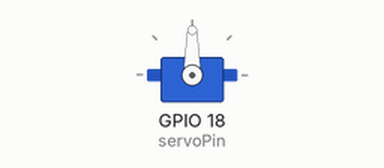
This program was run on a simulated ESP32. Parts: servo. WiFi joins after 1.5 s; servers stay silent unless stated; the Firebase database answers and starts empty; not simulated (calls return 0 or success): Credentials.h; what the program prints to the serial monitor is not drawn.

Above: at 0.1 s.
At 2.0 s:
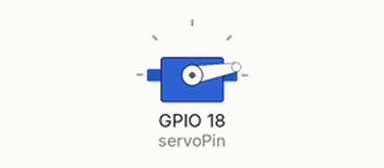
At 8.0 s:
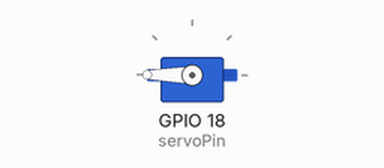
Timing chart, 0 to 9.5 s (numbered marks = the images above):
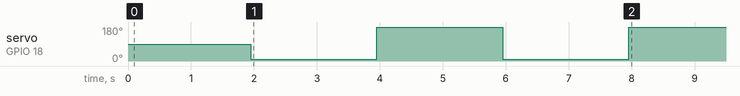

The program:

main.cpp
```cpp
#include <WiFi.h>
#include <FirebaseESP32.h>
#include <ESP32Servo.h>

#include <Credentials.h>

//2. Define FirebaseESP8266 data object for data sending and receiving
FirebaseData fbdo;

Servo myservo;
int servoPin = 18;      // GPIO pin used to connect the servo control (digital out)
// Possible ADC pins on the ESP32: 0,2,4,12-15,32-39; 34-39 are recommended for analog input
int ADC_Max = 4096;

void dispense() {
myservo.write(10);                  // set the servo position according to the scaled value
  delay(2000);
  myservo.write(180);                  // set the servo position according to the scaled value
  delay(2000);
}
void setup()
{
	// Allow allocation of all timers
	ESP32PWM::allocateTimer(0);
	ESP32PWM::allocateTimer(1);
	ESP32PWM::allocateTimer(2);
	ESP32PWM::allocateTimer(3);
    myservo.setPeriodHertz(50);// Standard 50hz servo
  myservo.attach(servoPin, 500, 2400);

  Serial.begin(115200);

  WiFi.begin(WIFI_SSID, WIFI_PASSWORD);
  Serial.print("Connecting to Wi-Fi");
  while (WiFi.status() != WL_CONNECTED)
  {
    Serial.print(".");
    delay(300);
  }
  Serial.println();
  Serial.print("Connected with IP: ");
  Serial.println(WiFi.localIP());
  Serial.println();

  Firebase.begin(FIREBASE_HOST, FIREBASE_AUTH);

  //4. Enable auto reconnect the WiFi when connection lost
  Firebase.reconnectWiFi(true);

  //5. Try to set int data to Firebase
  //The set function returns bool for the status of operation
  //fbdo requires for sending the data
  if(Firebase.setInt(fbdo, "/LED_Status", 1))
  {
    //Success
     Serial.println("Set int data success");

  }else{
    //Failed?, get the error reason from fbdo

    Serial.print("Error in setInt, ");
    Serial.println(fbdo.errorReason());
  }

//int[] schedule = new int[7];
 int schedule[7];
  //6. Try to get int data from Firebase
  //The get function returns bool for the status of operation
  //fbdo requires for receiving the data
  if(Firebase.getString(fbdo, "/Pills/pill1/Schedule"))
  {
    //Success
    Serial.print("Get int data success, int = ");

    String sch = fbdo.stringData();
     for (int i = 0; i < 12; i++){
         String t =sch.substring(i-1,i);
         if (t == ",") continue;
        Serial.println(t);
        schedule[i] = t.toInt();
   // Serial.println(schedule[i]);
     }
     //schedule = sch.split(",");
     //char* command = strtok(sch, ",");
     //String str = "123 456 789";

    Serial.println(fbdo.stringData());

  }else{
    //Failed?, get the error reason from fbdo

    Serial.print("Error in getInt, ");
    Serial.println(fbdo.errorReason());
  }

  /*
  In case where you want to set other data types i.e. bool, float, double and String, you can use setBool, setFloat, setDouble and setString.
  If you want to get data which you known its type at specific node, use getInt, getBool, getFloat, getDouble, getString.
  If you don't know the data type at specific node, use get and check its type.
  The following shows how to get the variant data
  */

 if(Firebase.get(fbdo, "/"))
  {
    //Success
    Serial.print("Get variant data success, type = ");
    Serial.println(fbdo.dataType());

    if(fbdo.dataType() == "int"){
      Serial.print("data = ");
      Serial.println(fbdo.intData());
    }else if(fbdo.dataType() == "bool"){
      if(fbdo.boolData())
        Serial.println("data = true");
      else
        Serial.println("data = false");
    }

  }else{
    //Failed?, get the error reason from fbdo

    Serial.print("Error in get, ");
    Serial.println(fbdo.errorReason());
  }

  /*
  If you want to get the data in realtime instead of using get, see the stream examples.
  If you want to work with JSON, see the FirebaseJson, jsonObject and jsonArray examples.
  If you have questions or found the bugs, feel free to open the issue here https://github.com/mobizt/Firebase-ESP32
  */
dispense();
dispense();

}


void loop()
{//dispense();

}
```
